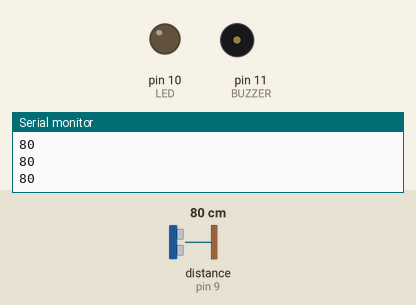
Simulated run of this sketch. Board: Arduino Uno, built with avr-gcc and run on an emulated ATmega328P. On the bench: output pins drawn as LEDs (lit = HIGH), buzzer (waves = sounding), the last lines printed to the serial monitor. Wiring (inferred from the names in the program): ultrasonic range finder: trigger pin 8; echo pin 9. Dashed ring = blinking. The inputs (shaded band) are chosen by the test bench; at power-on: distance to the obstacle (sensor on pin 9) 80 cm. The echo pulse lasts 58.3 µs per cm; pins used as bus, display or sensor lines are not drawn.

Above: at 1.2 s.
1.3 s: distance to the obstacle (sensor on pin 9) set to 21 cm
2.8 s: distance to the obstacle (sensor on pin 9) set to 16 cm
At 2.88 s:
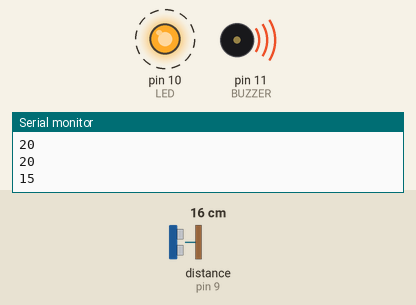
Timing chart, 0 to 11.8 s (numbered marks = the images above; inputs shaded):
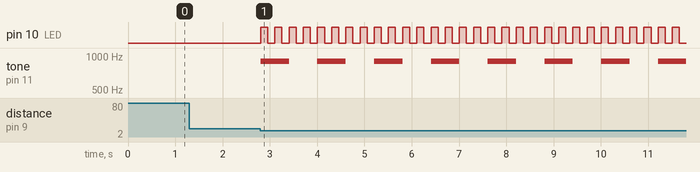

The sketch:

hc-sr04_sample3.ino
```cpp
#define TRIG   8
#define ECHO   9
#define LED    10
#define BUZZER 11

long measure() {
  digitalWrite(TRIG, LOW);
  delayMicroseconds(2);
  digitalWrite(TRIG, HIGH);
  delayMicroseconds(10);
  digitalWrite(TRIG, LOW);
  return pulseIn(ECHO, HIGH) / 58;
}

void blink_led(int delay_t, int n)
{
  for(int i = 0; i < n; i++) {
    digitalWrite(LED, HIGH);
    delay(delay_t);
    digitalWrite(LED, LOW);
    delay(delay_t);
  }
}

void beep(int freq, int delay_time, int n) {
  for(int i = 0; i < n; i++) {
    tone(BUZZER, freq);
    blink_led(delay_time / 2, 2);
    noTone(BUZZER);
    blink_led(delay_time / 2, 2);
  }
}

void setup() {
  pinMode(TRIG, OUTPUT);
  pinMode(ECHO, INPUT);
  pinMode(LED, OUTPUT);
  pinMode(BUZZER, OUTPUT);

  Serial.begin(9600);
}

void loop() {
  int distance = measure(); // in cm
  Serial.println(distance);
  if(distance < 10) {
    beep(1000, 100, 1);
  } else if (distance < 15) {
    beep(950, 200, 3);
  } else if (distance < 18) {
    beep(900, 300, 3);
  }
}
```

Measured:
- the behaviour switches between 19 and 18 cm on distance to the obstacle (sensor on pin 9) (found by bisection; images 0 and 1)
- after the input at 2.8 s, pin 10 (LED): alternates HIGH for 0.15 s and LOW for 0.15 s, starting at once; tone on pin 11 (BUZZER): alternates 900 Hz for 0.60 s and silent for 0.60 s, starting at once
